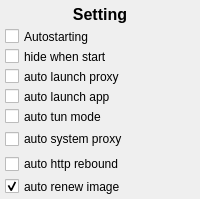
             <widget class="QFrame" name="frame_setting">
              <property name="minimumSize">
               <size>
                <width>180</width>
                <height>0</height>
               </size>
              </property>
              <property name="frameShape">
               <enum>QFrame::NoFrame</enum>
              </property>
              <property name="frameShadow">
               <enum>QFrame::Plain</enum>
              </property>
              <property name="type" stdset="0">
               <string>nav_frame</string>
              </property>
              <layout class="QVBoxLayout" name="verticalLayout_16">
               <property name="spacing">
                <number>5</number>
               </property>
               <property name="leftMargin">
                <number>5</number>
               </property>
               <property name="topMargin">
                <number>5</number>
               </property>
               <property name="rightMargin">
                <number>5</number>
               </property>
               <property name="bottomMargin">
                <number>5</number>
               </property>
               <item>
                <widget class="QLabel" name="label_setting">
                 <property name="maximumSize">
                  <size>
                   <width>16777215</width>
                   <height>20</height>
                  </size>
                 </property>
                 <property name="text">
                  <string>&lt;html&gt;&lt;head/&gt;&lt;body&gt;&lt;p&gt;&lt;span style=&quot; font-size:12pt; font-weight:600;&quot;&gt;Setting&lt;/span&gt;&lt;/p&gt;&lt;/body&gt;&lt;/html&gt;</string>
                 </property>
                 <property name="alignment">
                  <set>Qt::AlignCenter</set>
                 </property>
                 <property name="type" stdset="0">
                  <string>header</string>
                 </property>
                </widget>
               </item>
               <item>
                <widget class="QCheckBox" name="checkBox_set_start">
                 <property name="maximumSize">
                  <size>
                   <width>16777215</width>
                   <height>15</height>
                  </size>
                 </property>
                 <property name="text">
                  <string>Autostarting</string>
                 </property>
                 <property name="icon">
                  <iconset resource="../../assets/asset.qrc">
                   <normaloff>:/svgs/svgs/auto-focus-svgrepo-com.svg</normaloff>:/svgs/svgs/auto-focus-svgrepo-com.svg</iconset>
                 </property>
                 <property name="checked">
                  <bool>false</bool>
                 </property>
                </widget>
               </item>
               <item>
                <widget class="QCheckBox" name="checkBox_set_hide">
                 <property name="maximumSize">
                  <size>
                   <width>16777215</width>
                   <height>15</height>
                  </size>
                 </property>
                 <property name="text">
                  <string>hide when start</string>
                 </property>
                 <property name="icon">
                  <iconset resource="../../assets/asset.qrc">
                   <normaloff>:/svgs/svgs/jsbeautify-svgrepo-com.svg</normaloff>:/svgs/svgs/jsbeautify-svgrepo-com.svg</iconset>
                 </property>
                 <property name="checked">
                  <bool>false</bool>
                 </property>
                </widget>
               </item>
               <item>
                <widget class="QCheckBox" name="checkBox_set_proxy">
                 <property name="maximumSize">
                  <size>
                   <width>16777215</width>
                   <height>15</height>
                  </size>
                 </property>
                 <property name="text">
                  <string>auto launch proxy</string>
                 </property>
                 <property name="icon">
                  <iconset resource="../../assets/asset.qrc">
                   <normaloff>:/svgs/svgs/launch-rocket-svgrepo-com.svg</normaloff>:/svgs/svgs/launch-rocket-svgrepo-com.svg</iconset>
                 </property>
                 <property name="checked">
                  <bool>false</bool>
                 </property>
                 <property name="tristate">
                  <bool>false</bool>
                 </property>
                </widget>
               </item>
               <item>
                <widget class="QCheckBox" name="checkBox_set_app">
                 <property name="maximumSize">
                  <size>
                   <width>16777215</width>
                   <height>15</height>
                  </size>
                 </property>
                 <property name="text">
                  <string>auto launch app</string>
                 </property>
                 <property name="icon">
                  <iconset resource="../../assets/asset.qrc">
                   <normaloff>:/svgs/svgs/app-store-svgrepo-com.svg</normaloff>:/svgs/svgs/app-store-svgrepo-com.svg</iconset>
                 </property>
                 <property name="checkable">
                  <bool>false</bool>
                 </property>
                 <property name="checked">
                  <bool>false</bool>
                 </property>
                </widget>
               </item>
               <item>
                <widget class="QCheckBox" name="checkBox_set_global">
                 <property name="maximumSize">
                  <size>
                   <width>16777215</width>
                   <height>15</height>
                  </size>
                 </property>
                 <property name="text">
                  <string>auto tun mode</string>
                 </property>
                 <property name="icon">
                  <iconset resource="../../assets/asset.qrc">
                   <normaloff>:/svgs/svgs/earth-svgrepo-com.svg</normaloff>:/svgs/svgs/earth-svgrepo-com.svg</iconset>
                 </property>
                 <property name="checkable">
                  <bool>false</bool>
                 </property>
                 <property name="checked">
                  <bool>false</bool>
                 </property>
                </widget>
               </item>
               <item>
                <widget class="QCheckBox" name="checkBox_auto_sysproxy">
                 <property name="text">
                  <string>auto system proxy</string>
                 </property>
                 <property name="icon">
                  <iconset>
                   <normaloff>../../assets/svgs/proxy-svgrepo-com.svg</normaloff>../../assets/svgs/proxy-svgrepo-com.svg</iconset>
                 </property>
                </widget>
               </item>
               <item>
                <widget class="QCheckBox" name="checkBox_auto_http">
                 <property name="text">
                  <string>auto http rebound</string>
                 </property>
                 <property name="icon">
                  <iconset resource="../../assets/asset.qrc">
                   <normaloff>:/svgs/svgs/http-domain-svgrepo-com.svg</normaloff>:/svgs/svgs/http-domain-svgrepo-com.svg</iconset>
                 </property>
                </widget>
               </item>
               <item>
                <widget class="QCheckBox" name="checkBox_set_image">
                 <property name="maximumSize">
                  <size>
                   <width>16777215</width>
                   <height>15</height>
                  </size>
                 </property>
                 <property name="text">
                  <string>auto renew image</string>
                 </property>
                 <property name="icon">
                  <iconset resource="../../assets/asset.qrc">
                   <normaloff>:/svgs/svgs/arrows-switch-svgrepo-com.svg</normaloff>:/svgs/svgs/arrows-switch-svgrepo-com.svg</iconset>
                 </property>
                 <property name="checked">
                  <bool>true</bool>
                 </property>
                </widget>
               </item>
              </layout>
             </widget>
